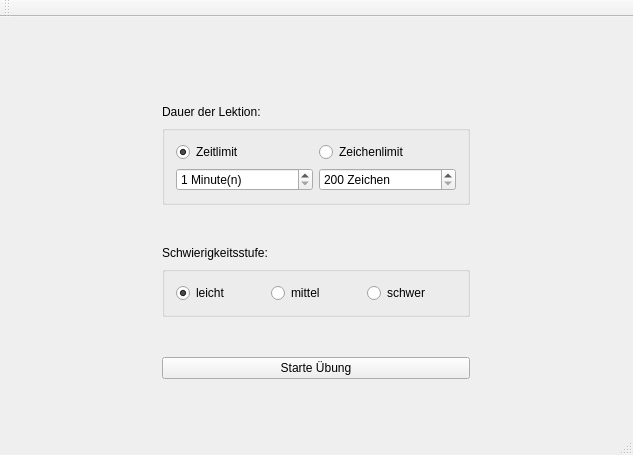
<?xml version="1.0" encoding="UTF-8"?>
<ui version="4.0">
 <class>MainWindow</class>
 <widget class="QMainWindow" name="MainWindow">
  <property name="geometry">
   <rect>
    <x>0</x>
    <y>0</y>
    <width>633</width>
    <height>455</height>
   </rect>
  </property>
  <property name="windowTitle">
   <string>MainWindow</string>
  </property>
  <widget class="QWidget" name="centralWidget">
   <layout class="QGridLayout" name="gridLayout_3">
    <item row="0" column="0">
     <widget class="QWidget" name="widget_3" native="true">
      <property name="maximumSize">
       <size>
        <width>330</width>
        <height>330</height>
       </size>
      </property>
      <layout class="QGridLayout" name="gridLayout_2">
       <item row="0" column="0">
        <spacer name="verticalSpacer_2">
         <property name="orientation">
          <enum>Qt::Vertical</enum>
         </property>
         <property name="sizeHint" stdset="0">
          <size>
           <width>20</width>
           <height>11</height>
          </size>
         </property>
        </spacer>
       </item>
       <item row="1" column="0">
        <widget class="QLabel" name="label_2">
         <property name="text">
          <string>Dauer der Lektion:</string>
         </property>
        </widget>
       </item>
       <item row="2" column="0">
        <widget class="QGroupBox" name="myGroupBox_2">
         <layout class="QGridLayout" name="gridLayout">
          <item row="0" column="0">
           <widget class="QRadioButton" name="timeLimit">
            <property name="text">
             <string>Zeitlimit</string>
            </property>
            <property name="checked">
             <bool>true</bool>
            </property>
           </widget>
          </item>
          <item row="0" column="1">
           <widget class="QRadioButton" name="hitLimit">
            <property name="text">
             <string>Zeichenlimit</string>
            </property>
           </widget>
          </item>
          <item row="1" column="0">
           <widget class="QDoubleSpinBox" name="timeBox">
            <property name="suffix">
             <string> Minute(n)</string>
            </property>
            <property name="decimals">
             <number>0</number>
            </property>
            <property name="minimum">
             <double>1.000000000000000</double>
            </property>
            <property name="maximum">
             <double>5.000000000000000</double>
            </property>
           </widget>
          </item>
          <item row="1" column="1">
           <widget class="QDoubleSpinBox" name="hitBox">
            <property name="suffix">
             <string> Zeichen</string>
            </property>
            <property name="decimals">
             <number>0</number>
            </property>
            <property name="minimum">
             <double>200.000000000000000</double>
            </property>
            <property name="maximum">
             <double>1000.000000000000000</double>
            </property>
            <property name="singleStep">
             <double>100.000000000000000</double>
            </property>
           </widget>
          </item>
         </layout>
        </widget>
       </item>
       <item row="3" column="0">
        <spacer name="verticalSpacer">
         <property name="orientation">
          <enum>Qt::Vertical</enum>
         </property>
         <property name="sizeHint" stdset="0">
          <size>
           <width>20</width>
           <height>13</height>
          </size>
         </property>
        </spacer>
       </item>
       <item row="4" column="0">
        <widget class="QLabel" name="label">
         <property name="text">
          <string>Schwierigkeitsstufe:</string>
         </property>
        </widget>
       </item>
       <item row="5" column="0">
        <widget class="QGroupBox" name="myGroupBox">
         <property name="minimumSize">
          <size>
           <width>0</width>
           <height>41</height>
          </size>
         </property>
         <layout class="QHBoxLayout" name="horizontalLayout">
          <item>
           <widget class="QRadioButton" name="easy">
            <property name="text">
             <string>leicht</string>
            </property>
            <property name="checked">
             <bool>true</bool>
            </property>
           </widget>
          </item>
          <item>
           <widget class="QRadioButton" name="medium">
            <property name="text">
             <string>mittel</string>
            </property>
           </widget>
          </item>
          <item>
           <widget class="QRadioButton" name="hard">
            <property name="text">
             <string>schwer</string>
            </property>
           </widget>
          </item>
         </layout>
        </widget>
       </item>
       <item row="6" column="0">
        <spacer name="verticalSpacer_3">
         <property name="orientation">
          <enum>Qt::Vertical</enum>
         </property>
         <property name="sizeHint" stdset="0">
          <size>
           <width>20</width>
           <height>5</height>
          </size>
         </property>
        </spacer>
       </item>
       <item row="7" column="0">
        <widget class="QPushButton" name="startLessonButton">
         <property name="text">
          <string>Starte Übung</string>
         </property>
        </widget>
       </item>
      </layout>
      <zorder>myGroupBox_2</zorder>
      <zorder>myGroupBox</zorder>
      <zorder>startLessonButton</zorder>
      <zorder>verticalSpacer</zorder>
      <zorder>verticalSpacer_2</zorder>
      <zorder>label</zorder>
      <zorder>label_2</zorder>
      <zorder>verticalSpacer_3</zorder>
     </widget>
    </item>
   </layout>
  </widget>
  <widget class="QMenuBar" name="menuBar">
   <property name="geometry">
    <rect>
     <x>0</x>
     <y>0</y>
     <width>633</width>
     <height>22</height>
    </rect>
   </property>
  </widget>
  <widget class="QToolBar" name="mainToolBar">
   <attribute name="toolBarArea">
    <enum>TopToolBarArea</enum>
   </attribute>
   <attribute name="toolBarBreak">
    <bool>false</bool>
   </attribute>
  </widget>
  <widget class="QStatusBar" name="statusBar"/>
 </widget>
 <layoutdefault spacing="6" margin="11"/>
 <tabstops>
  <tabstop>startLessonButton</tabstop>
  <tabstop>timeLimit</tabstop>
  <tabstop>timeBox</tabstop>
  <tabstop>hitLimit</tabstop>
  <tabstop>hitBox</tabstop>
  <tabstop>easy</tabstop>
  <tabstop>medium</tabstop>
  <tabstop>hard</tabstop>
 </tabstops>
 <resources/>
 <connections/>
</ui>
